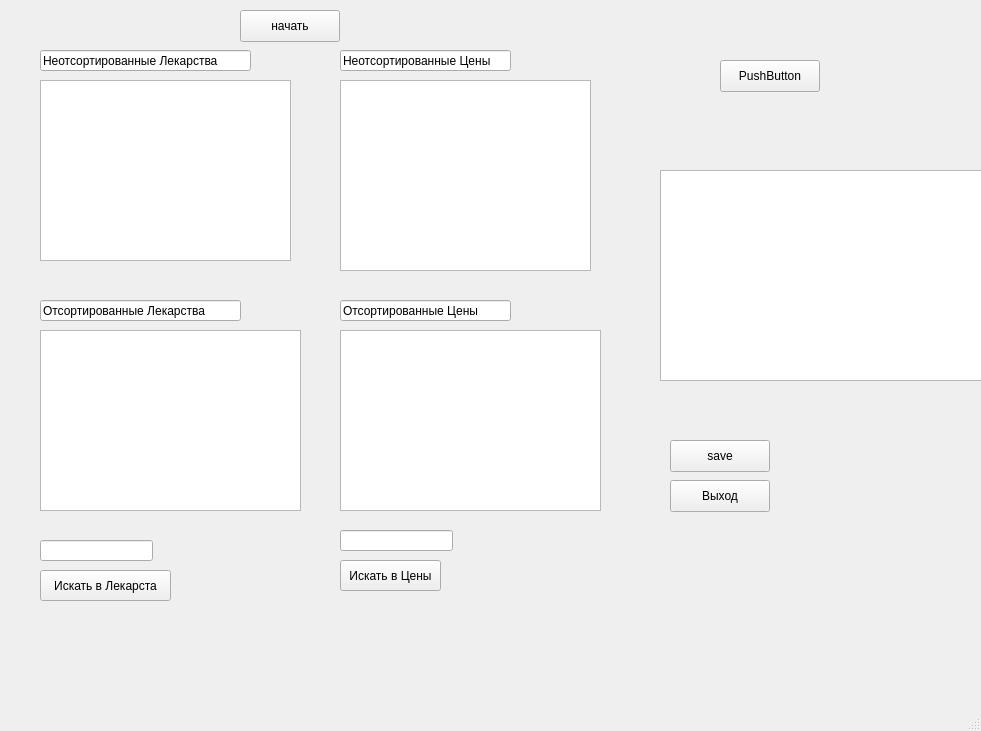
<?xml version="1.0" encoding="UTF-8"?>
<ui version="4.0">
 <class>osvTarget</class>
 <widget class="QMainWindow" name="osvTarget">
  <property name="geometry">
   <rect>
    <x>0</x>
    <y>0</y>
    <width>981</width>
    <height>731</height>
   </rect>
  </property>
  <property name="windowTitle">
   <string>osvTarget</string>
  </property>
  <widget class="QWidget" name="centralwidget">
   <widget class="QTableView" name="tableView">
    <property name="geometry">
     <rect>
      <x>40</x>
      <y>80</y>
      <width>251</width>
      <height>181</height>
     </rect>
    </property>
   </widget>
   <widget class="QTableView" name="tableView_2">
    <property name="geometry">
     <rect>
      <x>40</x>
      <y>330</y>
      <width>261</width>
      <height>181</height>
     </rect>
    </property>
   </widget>
   <widget class="QTableView" name="tableView_3">
    <property name="geometry">
     <rect>
      <x>340</x>
      <y>80</y>
      <width>251</width>
      <height>191</height>
     </rect>
    </property>
   </widget>
   <widget class="QTableView" name="tableView_4">
    <property name="geometry">
     <rect>
      <x>340</x>
      <y>330</y>
      <width>261</width>
      <height>181</height>
     </rect>
    </property>
   </widget>
   <widget class="QLineEdit" name="search">
    <property name="geometry">
     <rect>
      <x>40</x>
      <y>540</y>
      <width>113</width>
      <height>21</height>
     </rect>
    </property>
   </widget>
   <widget class="QLineEdit" name="search2">
    <property name="geometry">
     <rect>
      <x>340</x>
      <y>530</y>
      <width>113</width>
      <height>21</height>
     </rect>
    </property>
   </widget>
   <widget class="QPushButton" name="startButton">
    <property name="geometry">
     <rect>
      <x>240</x>
      <y>10</y>
      <width>100</width>
      <height>32</height>
     </rect>
    </property>
    <property name="text">
     <string>начать</string>
    </property>
   </widget>
   <widget class="QPushButton" name="searchButton">
    <property name="geometry">
     <rect>
      <x>40</x>
      <y>570</y>
      <width>131</width>
      <height>31</height>
     </rect>
    </property>
    <property name="text">
     <string>Искать в Лекарста</string>
    </property>
   </widget>
   <widget class="QPushButton" name="search2Button">
    <property name="geometry">
     <rect>
      <x>340</x>
      <y>560</y>
      <width>101</width>
      <height>31</height>
     </rect>
    </property>
    <property name="text">
     <string>Искать в Цены</string>
    </property>
   </widget>
   <widget class="QLineEdit" name="lineEdit">
    <property name="geometry">
     <rect>
      <x>40</x>
      <y>50</y>
      <width>211</width>
      <height>21</height>
     </rect>
    </property>
    <property name="text">
     <string>Неотсортированные Лекарства</string>
    </property>
   </widget>
   <widget class="QLineEdit" name="lineEdit_2">
    <property name="geometry">
     <rect>
      <x>40</x>
      <y>300</y>
      <width>201</width>
      <height>21</height>
     </rect>
    </property>
    <property name="text">
     <string>Отсортированные Лекарства</string>
    </property>
   </widget>
   <widget class="QLineEdit" name="lineEdit_3">
    <property name="geometry">
     <rect>
      <x>340</x>
      <y>50</y>
      <width>171</width>
      <height>21</height>
     </rect>
    </property>
    <property name="text">
     <string>Неотсортированные Цены</string>
    </property>
   </widget>
   <widget class="QLineEdit" name="lineEdit_4">
    <property name="geometry">
     <rect>
      <x>340</x>
      <y>300</y>
      <width>171</width>
      <height>21</height>
     </rect>
    </property>
    <property name="text">
     <string>Отсортированные Цены</string>
    </property>
   </widget>
   <widget class="QPushButton" name="actionExit">
    <property name="geometry">
     <rect>
      <x>670</x>
      <y>480</y>
      <width>100</width>
      <height>32</height>
     </rect>
    </property>
    <property name="text">
     <string>Выход</string>
    </property>
   </widget>
   <widget class="QPushButton" name="actionSave">
    <property name="geometry">
     <rect>
      <x>670</x>
      <y>440</y>
      <width>100</width>
      <height>32</height>
     </rect>
    </property>
    <property name="text">
     <string>save</string>
    </property>
   </widget>
   <widget class="QTableView" name="tableView_5">
    <property name="geometry">
     <rect>
      <x>660</x>
      <y>170</y>
      <width>351</width>
      <height>211</height>
     </rect>
    </property>
   </widget>
   <widget class="QPushButton" name="pushButton">
    <property name="geometry">
     <rect>
      <x>720</x>
      <y>60</y>
      <width>100</width>
      <height>32</height>
     </rect>
    </property>
    <property name="text">
     <string>PushButton</string>
    </property>
   </widget>
  </widget>
  <widget class="QMenuBar" name="menubar">
   <property name="geometry">
    <rect>
     <x>0</x>
     <y>0</y>
     <width>981</width>
     <height>22</height>
    </rect>
   </property>
  </widget>
  <widget class="QStatusBar" name="statusbar"/>
 </widget>
 <resources/>
 <connections>
  <connection>
   <sender>actionExit</sender>
   <signal>clicked()</signal>
   <receiver>osvTarget</receiver>
   <slot>on_actionExit_triggered()</slot>
   <hints>
    <hint type="sourcelabel">
     <x>713</x>
     <y>524</y>
    </hint>
    <hint type="destinationlabel">
     <x>716</x>
     <y>478</y>
    </hint>
   </hints>
  </connection>
  <connection>
   <sender>actionSave</sender>
   <signal>clicked()</signal>
   <receiver>osvTarget</receiver>
   <slot>on_actionSave_triggered()</slot>
   <hints>
    <hint type="sourcelabel">
     <x>698</x>
     <y>476</y>
    </hint>
    <hint type="destinationlabel">
     <x>700</x>
     <y>448</y>
    </hint>
   </hints>
  </connection>
  <connection>
   <sender>pushButton</sender>
   <signal>clicked()</signal>
   <receiver>osvTarget</receiver>
   <slot>on_pushButton_triggered()</slot>
   <hints>
    <hint type="sourcelabel">
     <x>772</x>
     <y>101</y>
    </hint>
    <hint type="destinationlabel">
     <x>772</x>
     <y>65</y>
    </hint>
   </hints>
  </connection>
 </connections>
 <slots>
  <signal>signal1()</signal>
  <slot>on_actionExit_triggered()</slot>
  <slot>on_actionSave_triggered()</slot>
  <slot>on_pushButton_triggered()</slot>
 </slots>
</ui>
